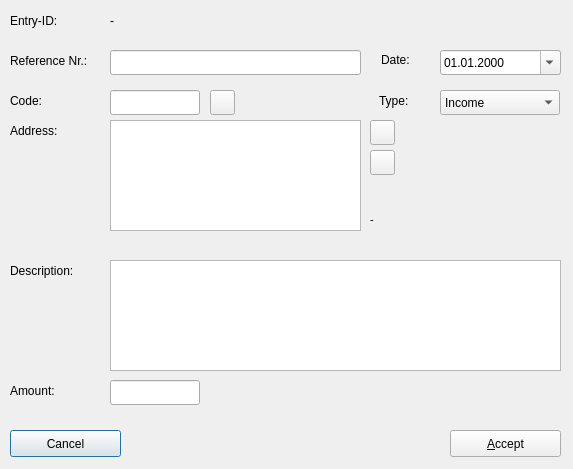
<ui version="4.0" >
 <class>accountseditfrm</class>
 <widget class="QDialog" name="accountseditfrm" >
  <property name="geometry" >
   <rect>
    <x>0</x>
    <y>0</y>
    <width>573</width>
    <height>469</height>
   </rect>
  </property>
  <property name="windowTitle" >
   <string>Edit entry...</string>
  </property>
  <property name="windowIcon" >
   <iconset resource="../resources/images/first4.qrc" >:/kcalc.png</iconset>
  </property>
  <widget class="QLabel" name="lbl_2" >
   <property name="geometry" >
    <rect>
     <x>10</x>
     <y>50</y>
     <width>94</width>
     <height>21</height>
    </rect>
   </property>
   <property name="font" >
    <font>
     <pointsize>9</pointsize>
    </font>
   </property>
   <property name="text" >
    <string>Reference Nr.:</string>
   </property>
   <property name="wordWrap" >
    <bool>false</bool>
   </property>
  </widget>
  <widget class="QLineEdit" name="txtRefNr" >
   <property name="geometry" >
    <rect>
     <x>110</x>
     <y>50</y>
     <width>251</width>
     <height>25</height>
    </rect>
   </property>
   <property name="font" >
    <font>
     <pointsize>9</pointsize>
    </font>
   </property>
  </widget>
  <widget class="QLabel" name="lbl_6" >
   <property name="geometry" >
    <rect>
     <x>10</x>
     <y>380</y>
     <width>70</width>
     <height>21</height>
    </rect>
   </property>
   <property name="font" >
    <font>
     <pointsize>9</pointsize>
    </font>
   </property>
   <property name="text" >
    <string>Amount:</string>
   </property>
   <property name="wordWrap" >
    <bool>false</bool>
   </property>
  </widget>
  <widget class="QLabel" name="lbladdrID" >
   <property name="geometry" >
    <rect>
     <x>370</x>
     <y>210</y>
     <width>71</width>
     <height>18</height>
    </rect>
   </property>
   <property name="font" >
    <font>
     <pointsize>8</pointsize>
    </font>
   </property>
   <property name="text" >
    <string>-</string>
   </property>
   <property name="wordWrap" >
    <bool>false</bool>
   </property>
  </widget>
  <widget class="QLabel" name="lbl" >
   <property name="geometry" >
    <rect>
     <x>10</x>
     <y>10</y>
     <width>82</width>
     <height>21</height>
    </rect>
   </property>
   <property name="font" >
    <font>
     <pointsize>9</pointsize>
    </font>
   </property>
   <property name="text" >
    <string>Entry-ID:</string>
   </property>
   <property name="wordWrap" >
    <bool>false</bool>
   </property>
  </widget>
  <widget class="QLabel" name="lbl_8" >
   <property name="geometry" >
    <rect>
     <x>379</x>
     <y>90</y>
     <width>61</width>
     <height>21</height>
    </rect>
   </property>
   <property name="font" >
    <font>
     <pointsize>9</pointsize>
    </font>
   </property>
   <property name="text" >
    <string>Type:</string>
   </property>
   <property name="wordWrap" >
    <bool>false</bool>
   </property>
  </widget>
  <widget class="QLabel" name="lbl_7" >
   <property name="geometry" >
    <rect>
     <x>10</x>
     <y>120</y>
     <width>60</width>
     <height>21</height>
    </rect>
   </property>
   <property name="font" >
    <font>
     <pointsize>9</pointsize>
    </font>
   </property>
   <property name="text" >
    <string>Address:</string>
   </property>
   <property name="wordWrap" >
    <bool>false</bool>
   </property>
  </widget>
  <widget class="QLineEdit" name="txtamount" >
   <property name="geometry" >
    <rect>
     <x>110</x>
     <y>380</y>
     <width>90</width>
     <height>25</height>
    </rect>
   </property>
   <property name="font" >
    <font>
     <pointsize>9</pointsize>
    </font>
   </property>
  </widget>
  <widget class="QLabel" name="lbl_3" >
   <property name="geometry" >
    <rect>
     <x>381</x>
     <y>50</y>
     <width>61</width>
     <height>20</height>
    </rect>
   </property>
   <property name="font" >
    <font>
     <pointsize>9</pointsize>
    </font>
   </property>
   <property name="text" >
    <string>Date:</string>
   </property>
   <property name="wordWrap" >
    <bool>false</bool>
   </property>
  </widget>
  <widget class="QLabel" name="lbl_5" >
   <property name="geometry" >
    <rect>
     <x>10</x>
     <y>90</y>
     <width>38</width>
     <height>21</height>
    </rect>
   </property>
   <property name="font" >
    <font>
     <pointsize>9</pointsize>
    </font>
   </property>
   <property name="text" >
    <string>Code:</string>
   </property>
   <property name="wordWrap" >
    <bool>false</bool>
   </property>
  </widget>
  <widget class="QComboBox" name="cmbincexp" >
   <property name="geometry" >
    <rect>
     <x>440</x>
     <y>90</y>
     <width>120</width>
     <height>25</height>
    </rect>
   </property>
   <property name="font" >
    <font>
     <pointsize>9</pointsize>
    </font>
   </property>
   <item>
    <property name="text" >
     <string>Income</string>
    </property>
   </item>
   <item>
    <property name="text" >
     <string>Expenditure</string>
    </property>
   </item>
  </widget>
  <widget class="QLabel" name="lbl_4" >
   <property name="geometry" >
    <rect>
     <x>10</x>
     <y>260</y>
     <width>92</width>
     <height>21</height>
    </rect>
   </property>
   <property name="font" >
    <font>
     <pointsize>9</pointsize>
    </font>
   </property>
   <property name="text" >
    <string>Description:</string>
   </property>
   <property name="wordWrap" >
    <bool>false</bool>
   </property>
  </widget>
  <widget class="QLineEdit" name="txtCode" >
   <property name="geometry" >
    <rect>
     <x>110</x>
     <y>90</y>
     <width>90</width>
     <height>25</height>
    </rect>
   </property>
   <property name="font" >
    <font>
     <pointsize>9</pointsize>
    </font>
   </property>
  </widget>
  <widget class="QLabel" name="lblID" >
   <property name="geometry" >
    <rect>
     <x>110</x>
     <y>10</y>
     <width>71</width>
     <height>21</height>
    </rect>
   </property>
   <property name="font" >
    <font>
     <pointsize>9</pointsize>
    </font>
   </property>
   <property name="text" >
    <string>-</string>
   </property>
   <property name="wordWrap" >
    <bool>false</bool>
   </property>
  </widget>
  <widget class="QDateEdit" name="date1" >
   <property name="geometry" >
    <rect>
     <x>440</x>
     <y>50</y>
     <width>121</width>
     <height>25</height>
    </rect>
   </property>
   <property name="displayFormat" >
    <string>dd.MM.yyyy</string>
   </property>
   <property name="calendarPopup" >
    <bool>true</bool>
   </property>
  </widget>
  <widget class="QPushButton" name="btncancel" >
   <property name="geometry" >
    <rect>
     <x>10</x>
     <y>430</y>
     <width>111</width>
     <height>27</height>
    </rect>
   </property>
   <property name="text" >
    <string>Cancel</string>
   </property>
   <property name="icon" >
    <iconset resource="../resources/images/first4.qrc" >:/button_cancel.png</iconset>
   </property>
  </widget>
  <widget class="QPushButton" name="btnaccept" >
   <property name="geometry" >
    <rect>
     <x>450</x>
     <y>430</y>
     <width>111</width>
     <height>27</height>
    </rect>
   </property>
   <property name="text" >
    <string>&amp;Accept</string>
   </property>
   <property name="icon" >
    <iconset resource="../resources/images/first4.qrc" >:/button_ok.png</iconset>
   </property>
  </widget>
  <widget class="QTextEdit" name="txtdescription" >
   <property name="geometry" >
    <rect>
     <x>110</x>
     <y>260</y>
     <width>451</width>
     <height>111</height>
    </rect>
   </property>
  </widget>
  <widget class="QTextEdit" name="txtaddress" >
   <property name="geometry" >
    <rect>
     <x>110</x>
     <y>120</y>
     <width>251</width>
     <height>111</height>
    </rect>
   </property>
  </widget>
  <widget class="QPushButton" name="btnsearch" >
   <property name="geometry" >
    <rect>
     <x>370</x>
     <y>120</y>
     <width>25</width>
     <height>25</height>
    </rect>
   </property>
   <property name="text" >
    <string/>
   </property>
   <property name="icon" >
    <iconset resource="../resources/images/first4.qrc" >:/xmag.png</iconset>
   </property>
  </widget>
  <widget class="QPushButton" name="btnclearsearch" >
   <property name="geometry" >
    <rect>
     <x>370</x>
     <y>150</y>
     <width>25</width>
     <height>25</height>
    </rect>
   </property>
   <property name="text" >
    <string/>
   </property>
   <property name="icon" >
    <iconset resource="../resources/images/first4.qrc" >:/button_cancel.png</iconset>
   </property>
  </widget>
  <widget class="QPushButton" name="btncodecheck" >
   <property name="geometry" >
    <rect>
     <x>210</x>
     <y>90</y>
     <width>25</width>
     <height>25</height>
    </rect>
   </property>
   <property name="text" >
    <string/>
   </property>
   <property name="icon" >
    <iconset resource="../resources/images/first4.qrc" >:/button_ok.png</iconset>
   </property>
  </widget>
 </widget>
 <tabstops>
  <tabstop>txtRefNr</tabstop>
  <tabstop>date1</tabstop>
  <tabstop>txtCode</tabstop>
  <tabstop>btncodecheck</tabstop>
  <tabstop>cmbincexp</tabstop>
  <tabstop>txtaddress</tabstop>
  <tabstop>btnsearch</tabstop>
  <tabstop>btnclearsearch</tabstop>
  <tabstop>txtdescription</tabstop>
  <tabstop>txtamount</tabstop>
  <tabstop>btnaccept</tabstop>
  <tabstop>btncancel</tabstop>
 </tabstops>
 <resources>
  <include location="../resources/images/first4.qrc" />
 </resources>
 <connections>
  <connection>
   <sender>btnaccept</sender>
   <signal>clicked()</signal>
   <receiver>accountseditfrm</receiver>
   <slot>accept()</slot>
   <hints>
    <hint type="sourcelabel" >
     <x>278</x>
     <y>253</y>
    </hint>
    <hint type="destinationlabel" >
     <x>96</x>
     <y>254</y>
    </hint>
   </hints>
  </connection>
  <connection>
   <sender>btncancel</sender>
   <signal>clicked()</signal>
   <receiver>accountseditfrm</receiver>
   <slot>reject()</slot>
   <hints>
    <hint type="sourcelabel" >
     <x>369</x>
     <y>253</y>
    </hint>
    <hint type="destinationlabel" >
     <x>179</x>
     <y>282</y>
    </hint>
   </hints>
  </connection>
 </connections>
</ui>
